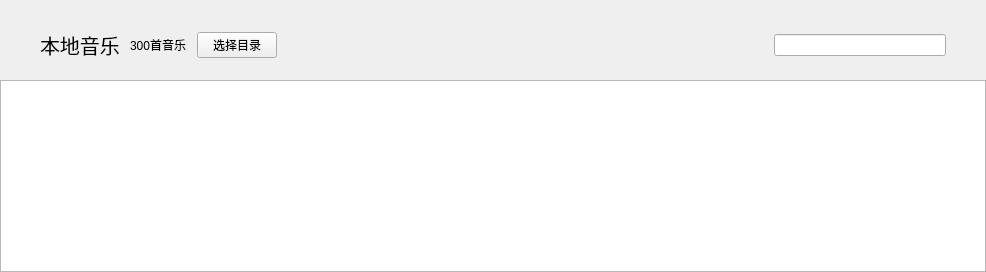
         <widget class="QWidget" name="local_music_page">
          <layout class="QGridLayout" name="gridLayout_8">
           <property name="leftMargin">
            <number>0</number>
           </property>
           <property name="topMargin">
            <number>0</number>
           </property>
           <property name="rightMargin">
            <number>0</number>
           </property>
           <property name="bottomMargin">
            <number>0</number>
           </property>
           <property name="spacing">
            <number>0</number>
           </property>
           <item row="0" column="0">
            <widget class="QWidget" name="widget" native="true">
             <layout class="QHBoxLayout" name="horizontalLayout_3">
              <property name="spacing">
               <number>10</number>
              </property>
              <property name="leftMargin">
               <number>0</number>
              </property>
              <property name="topMargin">
               <number>30</number>
              </property>
              <property name="rightMargin">
               <number>0</number>
              </property>
              <property name="bottomMargin">
               <number>20</number>
              </property>
              <item>
               <spacer name="horizontalSpacer_23">
                <property name="orientation">
                 <enum>Qt::Horizontal</enum>
                </property>
                <property name="sizeType">
                 <enum>QSizePolicy::Fixed</enum>
                </property>
                <property name="sizeHint" stdset="0">
                 <size>
                  <width>40</width>
                  <height>20</height>
                 </size>
                </property>
               </spacer>
              </item>
              <item>
               <widget class="QLabel" name="label">
                <property name="font">
                 <font>
                  <family>宋体</family>
                  <pointsize>15</pointsize>
                  <weight>50</weight>
                  <italic>false</italic>
                  <bold>false</bold>
                  <underline>false</underline>
                  <strikeout>false</strikeout>
                 </font>
                </property>
                <property name="text">
                 <string>本地音乐</string>
                </property>
               </widget>
              </item>
              <item>
               <widget class="QLabel" name="label_2">
                <property name="text">
                 <string>300首音乐</string>
                </property>
               </widget>
              </item>
              <item>
               <widget class="QPushButton" name="btn_choose_dir">
                <property name="text">
                 <string>选择目录</string>
                </property>
               </widget>
              </item>
              <item>
               <spacer name="horizontalSpacer_24">
                <property name="orientation">
                 <enum>Qt::Horizontal</enum>
                </property>
                <property name="sizeType">
                 <enum>QSizePolicy::Fixed</enum>
                </property>
                <property name="sizeHint" stdset="0">
                 <size>
                  <width>40</width>
                  <height>20</height>
                 </size>
                </property>
               </spacer>
              </item>
              <item>
               <widget class="QLabel" name="label_search_state">
                <property name="text">
                 <string/>
                </property>
               </widget>
              </item>
              <item>
               <spacer name="horizontalSpacer_21">
                <property name="orientation">
                 <enum>Qt::Horizontal</enum>
                </property>
                <property name="sizeHint" stdset="0">
                 <size>
                  <width>430</width>
                  <height>20</height>
                 </size>
                </property>
               </spacer>
              </item>
              <item>
               <widget class="QLineEdit" name="le_search_local_music">
                <property name="sizePolicy">
                 <sizepolicy hsizetype="Fixed" vsizetype="Fixed">
                  <horstretch>0</horstretch>
                  <verstretch>0</verstretch>
                 </sizepolicy>
                </property>
                <property name="minimumSize">
                 <size>
                  <width>172</width>
                  <height>0</height>
                 </size>
                </property>
                <property name="maximumSize">
                 <size>
                  <width>172</width>
                  <height>16777215</height>
                 </size>
                </property>
               </widget>
              </item>
              <item>
               <spacer name="horizontalSpacer_22">
                <property name="orientation">
                 <enum>Qt::Horizontal</enum>
                </property>
                <property name="sizeType">
                 <enum>QSizePolicy::Fixed</enum>
                </property>
                <property name="sizeHint" stdset="0">
                 <size>
                  <width>40</width>
                  <height>20</height>
                 </size>
                </property>
               </spacer>
              </item>
             </layout>
            </widget>
           </item>
           <item row="1" column="0">
            <widget class="TableWidget" name="tb_local_music">
             <property name="font">
              <font>
               <pointsize>10</pointsize>
               <weight>50</weight>
               <bold>false</bold>
              </font>
             </property>
             <property name="editTriggers">
              <set>QAbstractItemView::NoEditTriggers</set>
             </property>
            </widget>
           </item>
          </layout>
         </widget>
